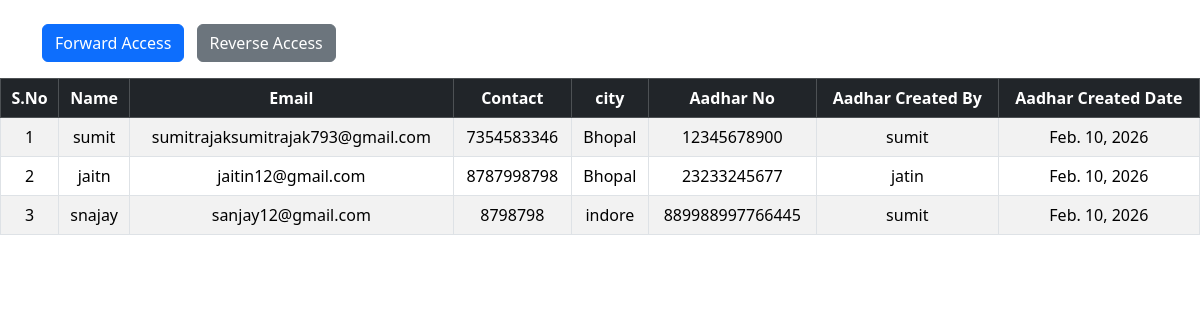
The page /reverse_access/ on the database its author committed.
### app/models.py (models this page shows, shortened)
class Aadhar(models.Model):
    aadhar_no=models.IntegerField()
    create_date=models.DateField(auto_now_add=True)
    create_by=models.CharField(max_length=50)

class Student(models.Model):
    name=models.CharField(max_length=50)
    email=models.EmailField()
    contact=models.CharField(max_length=10)
    city=models.CharField(max_length=20)
    aadhar_no=models.OneToOneField(Aadhar,on_delete=models.CASCADE, related_name='xyz')  # with related_name

### app/views.py (the view)
# urls.py: path('reverse_access/',views.reverse_access,name='reverse_access')
def reverse_access(req):
    a_data=Aadhar.objects.all()
    for i in a_data:   # related model name in lowercase (student) change into related_name(xyz)
        print(i.aadhar_no,i.create_date,i.create_by,i.xyz.name,i.xyz.email,
              i.xyz.contact,i.xyz.city)
    return render(req,'landing.html',{'a_data':a_data})

### app/templates/landing.html (shortened to what this page needs)
<link href="https://cdn.jsdelivr.net/npm/bootstrap@5.3.2/dist/css/bootstrap.min.css" rel="stylesheet">
<div class="container mt-4">
    <div class="mb-3">
        <a href="{% url 'forword_access' %}" class="btn btn-primary me-2">
            Forward Access
        </a>
        <a href="{% url 'reverse_access' %}" class="btn btn-secondary">
            Reverse Access
        </a>
    </div>
    </div>
    {% if a_data %}
    <table class="table table-bordered table-striped table-hover align-middle text-center">
    <thead class="table-dark">
        <tr>
            <th>S.No</th>
            <th>Name</th>
            <th>Email</th>
            <th>Contact</th>
            <th>city</th>
            <th>Aadhar No</th>
            <th>Aadhar Created By</th>
            <th>Aadhar Created Date</th>
        </tr>
    </thead>
    <tbody>
        {% for i in a_data %}
        <tr>
            <td>{{ forloop.counter }}</td>
            <td>{{ i.xyz.name }}</td>
            <td>{{ i.xyz.email }}</td>
            <td>{{ i.xyz.contact }}</td>
            <td>{{ i.xyz.city }}</td>
            <td>{{ i.aadhar_no }}</td>
            <td>{{ i.create_by }}</td>
            <td>{{ i.create_date }}</td>
        </tr>
        {% endfor %}
    </tbody>
</table>
{% endif%}

### rows shown on the page
Aadhar: xyz.name "sumit", xyz.email "sumitrajaksumitrajak793@gmail.com", xyz.contact "7354583346", xyz.city "Bhopal", aadhar_no "12345678900", create_by "sumit", create_date "Feb. 10, 2026"
Aadhar: xyz.name "jaitn", xyz.email "jaitin12@gmail.com", xyz.contact "8787998798", xyz.city "Bhopal", aadhar_no "23233245677", create_by "jatin", create_date "Feb. 10, 2026"
Aadhar: xyz.name "snajay", xyz.email "sanjay12@gmail.com", xyz.contact "8798798", xyz.city "indore", aadhar_no "889988997766445", create_by "sumit", create_date "Feb. 10, 2026"
